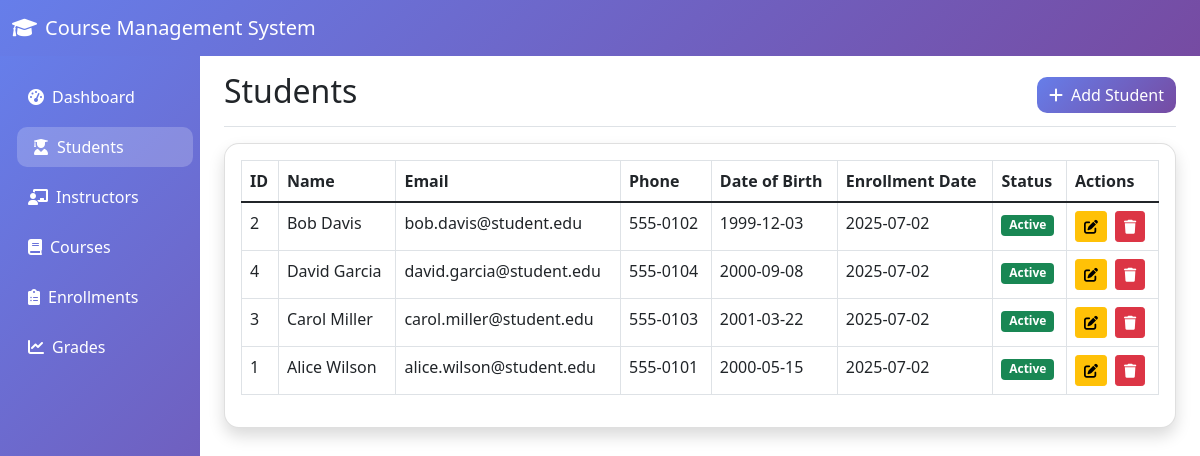
Page /students.php on the committed database.
### tables this page shows
CREATE TABLE students (
    student_id INT PRIMARY KEY AUTO_INCREMENT,
    first_name VARCHAR(50) NOT NULL,
    last_name VARCHAR(50) NOT NULL,
    email VARCHAR(100) UNIQUE NOT NULL,
    phone VARCHAR(15),
    date_of_birth DATE,
    enrollment_date DATE DEFAULT CURRENT_DATE,
    status ENUM('active', 'inactive', 'graduated') DEFAULT 'active',
    created_at TIMESTAMP DEFAULT CURRENT_TIMESTAMP
);

### students.php (the view, shortened to what this page needs)
<?php
$database = new Database();
$db = $database->getConnection();
$stmt = $db->query("SELECT * FROM students ORDER BY last_name, first_name");
$students = $stmt->fetchAll(PDO::FETCH_ASSOC);
?>
<!DOCTYPE html>
<html lang="en">
<head>
    <link href="https://cdn.jsdelivr.net/npm/bootstrap@5.1.3/dist/css/bootstrap.min.css" rel="stylesheet">
    <link href="https://cdnjs.cloudflare.com/ajax/libs/font-awesome/6.0.0/css/all.min.css" rel="stylesheet">
</head>
<body>
    <nav class="navbar navbar-expand-lg navbar-dark">
        <div class="container-fluid">
            <a class="navbar-brand" href="index.php">
                <i class="fas fa-graduation-cap me-2"></i>Course Management System
            </a>
        </div>
    </nav>
    <div class="container-fluid">
        <div class="row">
            <nav class="col-md-3 col-lg-2 d-md-block sidebar collapse">
                <div class="position-sticky pt-3">
                    <ul class="nav flex-column">
                        <li class="nav-item">
                            <a class="nav-link" href="index.php">
                                <i class="fas fa-tachometer-alt me-2"></i>Dashboard
                            </a>
                        </li>
                        <li class="nav-item">
                            <a class="nav-link active" href="students.php">
                                <i class="fas fa-user-graduate me-2"></i>Students
                            </a>
                        </li>
                        <li class="nav-item">
                            <a class="nav-link" href="instructors.php">
                                <i class="fas fa-chalkboard-teacher me-2"></i>Instructors
                            </a>
                        </li>
                        <li class="nav-item">
                            <a class="nav-link" href="courses.php">
                                <i class="fas fa-book me-2"></i>Courses
                            </a>
                        </li>
                        <li class="nav-item">
                            <a class="nav-link" href="enrollments.php">
                                <i class="fas fa-clipboard-list me-2"></i>Enrollments
                            </a>
                        </li>
                        <li class="nav-item">
                            <a class="nav-link" href="grades.php">
                                <i class="fas fa-chart-line me-2"></i>Grades
                            </a>
                        </li>
                    </ul>
                </div>
            </nav>
            <main class="col-md-9 ms-sm-auto col-lg-10 px-md-4">
                <div class="d-flex justify-content-between flex-wrap flex-md-nowrap align-items-center pt-3 pb-2 mb-3 border-bottom">
                    <h1 class="h2">Students</h1>
                    <button type="button" class="btn btn-primary" data-bs-toggle="modal" data-bs-target="#addStudentModal">
                        <i class="fas fa-plus me-2"></i>Add Student
                    </button>
                </div>
                <div class="card shadow">
                    <div class="card-body">
                        <div class="table-responsive">
                            <table class="table table-bordered" width="100%" cellspacing="0">
                                <thead>
                                    <tr>
                                        <th>ID</th>
                                        <th>Name</th>
                                        <th>Email</th>
                                        <th>Phone</th>
                                        <th>Date of Birth</th>
                                        <th>Enrollment Date</th>
                                        <th>Status</th>
                                        <th>Actions</th>
                                    </tr>
                                </thead>
                                <tbody>
                                    <?php foreach($students as $student): ?>
                                    <tr>
                                        <td><?php echo $student['student_id']; ?></td>
                                        <td><?php echo htmlspecialchars($student['first_name'] . ' ' . $student['last_name']); ?></td>
                                        <td><?php echo htmlspecialchars($student['email']); ?></td>
                                        <td><?php echo htmlspecialchars($student['phone']); ?></td>
                                        <td><?php echo htmlspecialchars($student['date_of_birth']); ?></td>
                                        <td><?php echo htmlspecialchars($student['enrollment_date']); ?></td>
                                        <td>
                                            <span class="badge bg-<?php echo $student['status'] == 'active' ? 'success' : 'secondary'; ?>">
                                                <?php echo ucfirst($student['status']); ?>
                                            </span>
                                        </td>
                                        <td>
                                            <button type="button" class="btn btn-sm btn-warning me-1"
                                                    data-bs-toggle="modal" data-bs-target="#editStudentModal"
                                                    onclick="editStudent(<?php echo htmlspecialchars(json_encode($student)); ?>)">
                                                <i class="fas fa-edit"></i>
                                            </button>
                                            <form method="POST" style="display: inline;">
                                                <button type="submit" name="delete_student" class="btn btn-sm btn-danger"
                                                        onclick="return confirm('Are you sure you want to delete this student?')">
                                                    <i class="fas fa-trash"></i>
                                                </button>
                                            </form>
                                        </td>
                                    </tr>
                                    <?php endforeach; ?>
                                </tbody>
                            </table>
                        </div>
                    </div>
                </div>
            </main>
        </div>
    </div>
</body>
</html>

### students.php (style rules this page uses)
.sidebar { height: 100vh; background: linear-gradient(135deg, #667eea 0%, #764ba2 100%); }
.nav-link { color: white !important; border-radius: 10px; margin: 5px 0; transition: all 0.3s; }
.nav-link:hover, .nav-link.active { background-color: rgba(255,255,255,0.2); transform: translateX(5px); }
.card { border-radius: 15px; box-shadow: 0 4px 6px rgba(0,0,0,0.1); }
.btn-primary { background: linear-gradient(135deg, #667eea 0%, #764ba2 100%); border: none; border-radius: 10px; }
.navbar { background: linear-gradient(135deg, #667eea 0%, #764ba2 100%) !important; }

### rows in the picture
students: student_id "2", first_name+last_name "Bob Davis", email "bob.davis@student.edu", phone "555-0102", date_of_birth "1999-12-03", enrollment_date "2025-07-02", status "Active"
students: student_id "4", first_name+last_name "David Garcia", email "david.garcia@student.edu", phone "555-0104", date_of_birth "2000-09-08", enrollment_date "2025-07-02", status "Active"
students: student_id "3", first_name+last_name "Carol Miller", email "carol.miller@student.edu", phone "555-0103", date_of_birth "2001-03-22", enrollment_date "2025-07-02", status "Active"
students: student_id "1", first_name+last_name "Alice Wilson", email "alice.wilson@student.edu", phone "555-0101", date_of_birth "2000-05-15", enrollment_date "2025-07-02", status "Active"
